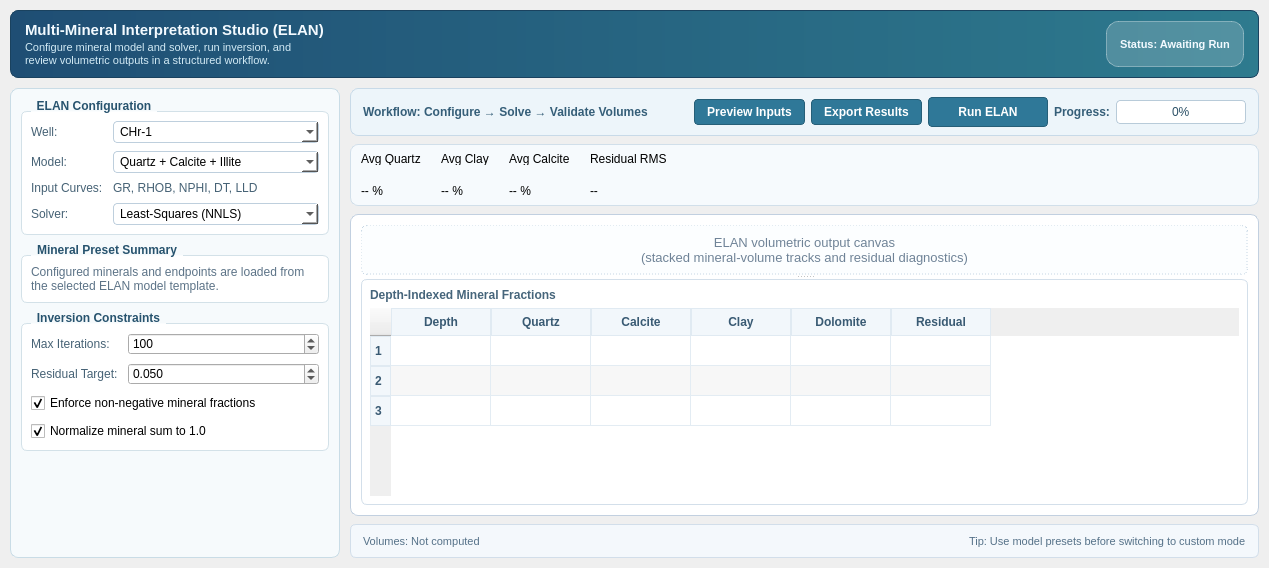
  <widget class="QWidget" name="tabMultiMineral">
   <attribute name="title">
    <string>Multi-Mineral (ELAN)</string>
   </attribute>
   <layout class="QVBoxLayout" name="layoutELAN">
    <property name="spacing">
    <number>10</number>
    </property>
    <property name="leftMargin">
    <number>10</number>
    </property>
    <property name="topMargin">
    <number>10</number>
    </property>
    <property name="rightMargin">
    <number>10</number>
    </property>
    <property name="bottomMargin">
    <number>10</number>
    </property>
    <item>
    <widget class="QFrame" name="frameELANHeader">
     <property name="styleSheet">
      <string>QFrame#frameELANHeader{background:qlineargradient(x1:0,y1:0,x2:1,y2:0,stop:0 #1F4E74,stop:1 #2E7B8E);border:1px solid #1A425F;border-radius:8px;} QLabel{color:#F3FAFF;}</string>
     </property>
     <property name="frameShape">
      <enum>QFrame::StyledPanel</enum>
     </property>
     <layout class="QHBoxLayout" name="layoutELANHeader">
      <property name="leftMargin">
      <number>14</number>
      </property>
      <property name="topMargin">
      <number>10</number>
      </property>
      <property name="rightMargin">
      <number>14</number>
      </property>
      <property name="bottomMargin">
      <number>10</number>
      </property>
      <item>
      <layout class="QVBoxLayout" name="layoutELANHeaderText">
       <property name="spacing">
        <number>2</number>
       </property>
       <item>
        <widget class="QLabel" name="lblELANTitle">
        <property name="styleSheet">
         <string>font-size:15px;font-weight:700;</string>
        </property>
        <property name="text">
         <string>Multi-Mineral Interpretation Studio (ELAN)</string>
        </property>
        </widget>
       </item>
       <item>
        <widget class="QLabel" name="lblELANSubtitle">
        <property name="styleSheet">
         <string>color:#D2EAF5;font-size:11px;</string>
        </property>
        <property name="text">
         <string>Configure mineral model and solver, run inversion, and review volumetric outputs in a structured workflow.</string>
        </property>
        <property name="wordWrap">
         <bool>true</bool>
        </property>
        </widget>
       </item>
      </layout>
      </item>
      <item>
      <spacer name="horizontalSpacerELANHeader">
       <property name="orientation">
        <enum>Qt::Horizontal</enum>
       </property>
       <property name="sizeHint" stdset="0">
        <size>
        <width>40</width>
        <height>20</height>
        </size>
       </property>
      </spacer>
      </item>
      <item>
      <widget class="QLabel" name="lblELANStatus">
       <property name="styleSheet">
        <string>background:rgba(255,255,255,0.18);border:1px solid rgba(255,255,255,0.35);border-radius:12px;padding:4px 10px;font-size:11px;font-weight:600;</string>
       </property>
       <property name="text">
        <string>Status: Awaiting Run</string>
       </property>
      </widget>
      </item>
     </layout>
    </widget>
    </item>
    <item>
    <layout class="QHBoxLayout" name="layoutELANBody">
     <property name="spacing">
      <number>10</number>
     </property>
     <item>
      <widget class="QFrame" name="frameELANSidebar">
      <property name="minimumSize">
       <size>
        <width>330</width>
        <height>0</height>
       </size>
      </property>
      <property name="maximumSize">
       <size>
        <width>390</width>
        <height>16777215</height>
       </size>
      </property>
      <property name="styleSheet">
       <string>QFrame#frameELANSidebar{background:#F6FAFC;border:1px solid #C9DCE6;border-radius:8px;} QGroupBox{font-weight:700;color:#27536E;border:1px solid #D3E1E8;border-radius:6px;margin-top:12px;background:#FFFFFF;} QGroupBox::title{subcontrol-origin:margin;left:10px;padding:0 4px;} QLabel{color:#466275;} QComboBox{background:#FFFFFF;border:1px solid #BECFDD;border-radius:4px;padding:2px 6px;}</string>
      </property>
      <property name="frameShape">
       <enum>QFrame::StyledPanel</enum>
      </property>
      <layout class="QVBoxLayout" name="layoutELANSidebar">
       <property name="leftMargin">
        <number>10</number>
       </property>
       <property name="topMargin">
        <number>10</number>
       </property>
       <property name="rightMargin">
        <number>10</number>
       </property>
       <property name="bottomMargin">
        <number>10</number>
       </property>
       <property name="spacing">
        <number>8</number>
       </property>
       <item>
        <widget class="QGroupBox" name="groupELANParams">
        <property name="title">
         <string>ELAN Configuration</string>
        </property>
        <layout class="QFormLayout" name="formELAN">
         <property name="horizontalSpacing">
          <number>10</number>
         </property>
         <property name="verticalSpacing">
          <number>8</number>
         </property>
         <item row="0" column="0">
          <widget class="QLabel" name="auto_label_053">
          <property name="text">
           <string>Well:</string>
          </property>
          </widget>
         </item>
         <item row="0" column="1">
          <widget class="QComboBox" name="comboELANWell">
          <item>
           <property name="text">
            <string>CHr-1</string>
           </property>
          </item>
          </widget>
         </item>
         <item row="1" column="0">
          <widget class="QLabel" name="auto_label_054">
          <property name="text">
           <string>Model:</string>
          </property>
          </widget>
         </item>
         <item row="1" column="1">
          <widget class="QComboBox" name="comboELANModel">
          <item>
           <property name="text">
            <string>Quartz + Calcite + Illite</string>
           </property>
          </item>
          <item>
           <property name="text">
            <string>Sandstone (3-mineral)</string>
           </property>
          </item>
          <item>
           <property name="text">
            <string>Carbonate (4-mineral)</string>
           </property>
          </item>
          <item>
           <property name="text">
            <string>Custom...</string>
           </property>
          </item>
          </widget>
         </item>
         <item row="2" column="0">
          <widget class="QLabel" name="auto_label_055">
          <property name="text">
           <string>Input Curves:</string>
          </property>
          </widget>
         </item>
         <item row="2" column="1">
          <widget class="QLabel" name="lblELANCurves">
          <property name="text">
           <string>GR, RHOB, NPHI, DT, LLD</string>
          </property>
          <property name="wordWrap">
           <bool>true</bool>
          </property>
          </widget>
         </item>
         <item row="3" column="0">
          <widget class="QLabel" name="auto_label_056">
          <property name="text">
           <string>Solver:</string>
          </property>
          </widget>
         </item>
         <item row="3" column="1">
          <widget class="QComboBox" name="comboELANSolver">
          <item>
           <property name="text">
            <string>Least-Squares (NNLS)</string>
           </property>
          </item>
          <item>
           <property name="text">
            <string>Weighted Inversion</string>
           </property>
          </item>
          </widget>
         </item>
        </layout>
        </widget>
       </item>
       <item>
        <widget class="QGroupBox" name="groupELANMineralPreset">
        <property name="title">
         <string>Mineral Preset Summary</string>
        </property>
        <layout class="QVBoxLayout" name="layoutELANPreset">
         <property name="spacing">
          <number>6</number>
         </property>
         <item>
          <widget class="QLabel" name="lblELANPresetInfo">
          <property name="styleSheet">
           <string>color:#5C7387;font-size:12px;</string>
          </property>
          <property name="text">
           <string>Configured minerals and endpoints are loaded from the selected ELAN model template.</string>
          </property>
          <property name="wordWrap">
           <bool>true</bool>
          </property>
          </widget>
         </item>
        </layout>
        </widget>
       </item>
        <item>
         <widget class="QGroupBox" name="groupELANConstraints">
         <property name="title">
          <string>Inversion Constraints</string>
         </property>
         <layout class="QFormLayout" name="formELANConstraints">
          <property name="horizontalSpacing">
           <number>10</number>
          </property>
          <property name="verticalSpacing">
           <number>8</number>
          </property>
          <item row="0" column="0">
           <widget class="QLabel" name="lblELANMaxIterLabel">
            <property name="text">
             <string>Max Iterations:</string>
            </property>
           </widget>
          </item>
          <item row="0" column="1">
           <widget class="QSpinBox" name="spinELANMaxIterations">
            <property name="minimum">
             <number>10</number>
            </property>
            <property name="maximum">
             <number>500</number>
            </property>
            <property name="singleStep">
             <number>10</number>
            </property>
            <property name="value">
             <number>100</number>
            </property>
           </widget>
          </item>
          <item row="1" column="0">
           <widget class="QLabel" name="lblELANResidualLabel">
            <property name="text">
             <string>Residual Target:</string>
            </property>
           </widget>
          </item>
          <item row="1" column="1">
           <widget class="QDoubleSpinBox" name="doubleELANResidualTarget">
            <property name="decimals">
             <number>3</number>
            </property>
            <property name="minimum">
             <double>0.001000000000000</double>
            </property>
            <property name="maximum">
             <double>1.000000000000000</double>
            </property>
            <property name="singleStep">
             <double>0.005000000000000</double>
            </property>
            <property name="value">
             <double>0.050000000000000</double>
            </property>
           </widget>
          </item>
          <item row="2" column="0" colspan="2">
           <widget class="QCheckBox" name="checkELANNonNegative">
            <property name="text">
             <string>Enforce non-negative mineral fractions</string>
            </property>
            <property name="checked">
             <bool>true</bool>
            </property>
           </widget>
          </item>
          <item row="3" column="0" colspan="2">
           <widget class="QCheckBox" name="checkELANNormToOne">
            <property name="text">
             <string>Normalize mineral sum to 1.0</string>
            </property>
            <property name="checked">
             <bool>true</bool>
            </property>
           </widget>
          </item>
         </layout>
         </widget>
        </item>
       <item>
        <spacer name="verticalSpacerELANSidebarBottom">
        <property name="orientation">
         <enum>Qt::Vertical</enum>
        </property>
        <property name="sizeHint" stdset="0">
         <size>
          <width>20</width>
          <height>40</height>
         </size>
        </property>
        </spacer>
       </item>
      </layout>
      </widget>
     </item>
     <item>
      <layout class="QVBoxLayout" name="layoutELANRightPane">
      <property name="spacing">
       <number>8</number>
      </property>
      <item>
       <widget class="QFrame" name="frameELANActionBar">
        <property name="styleSheet">
        <string>QFrame#frameELANActionBar{background:#EDF5FA;border:1px solid #C8DAE8;border-radius:8px;} QLabel{font-weight:600;color:#355E78;} QPushButton{background:#2F7898;color:#FFFFFF;border:1px solid #265F78;border-radius:4px;padding:5px 12px;font-weight:600;} QPushButton:hover{background:#3988AB;} QProgressBar{border:1px solid #B8CBD9;border-radius:4px;text-align:center;background:#FFFFFF;color:#2B5066;} QProgressBar::chunk{background:#2E7A95;border-radius:3px;}</string>
        </property>
        <layout class="QHBoxLayout" name="layoutELANActionBar">
        <property name="leftMargin">
         <number>12</number>
        </property>
        <property name="topMargin">
         <number>8</number>
        </property>
        <property name="rightMargin">
         <number>12</number>
        </property>
        <property name="bottomMargin">
         <number>8</number>
        </property>
        <item>
         <widget class="QLabel" name="lblELANWorkflow">
          <property name="text">
          <string>Workflow: Configure → Solve → Validate Volumes</string>
          </property>
         </widget>
        </item>
        <item>
         <spacer name="horizontalSpacerELANActionBar">
          <property name="orientation">
          <enum>Qt::Horizontal</enum>
          </property>
          <property name="sizeHint" stdset="0">
          <size>
           <width>40</width>
           <height>20</height>
          </size>
          </property>
         </spacer>
        </item>
        <item>
         <widget class="QPushButton" name="btnELANPreview">
          <property name="text">
          <string>Preview Inputs</string>
          </property>
         </widget>
        </item>
        <item>
         <widget class="QPushButton" name="btnELANExport">
          <property name="text">
           <string>Export Results</string>
          </property>
         </widget>
        </item>
        <item>
         <widget class="QPushButton" name="btnELANRun">
          <property name="minimumSize">
          <size>
           <width>120</width>
           <height>30</height>
          </size>
          </property>
          <property name="text">
          <string>Run ELAN</string>
          </property>
         </widget>
        </item>
        <item>
         <widget class="QLabel" name="lblELANProgressLabel">
          <property name="text">
           <string>Progress:</string>
          </property>
         </widget>
        </item>
        <item>
         <widget class="QProgressBar" name="progressELANRun">
          <property name="minimumSize">
           <size>
            <width>130</width>
            <height>0</height>
           </size>
          </property>
          <property name="value">
           <number>0</number>
          </property>
          <property name="textVisible">
           <bool>true</bool>
          </property>
         </widget>
        </item>
        </layout>
       </widget>
      </item>
      <item>
       <widget class="QFrame" name="frameELANKPIs">
        <property name="minimumSize">
         <size>
          <width>0</width>
          <height>62</height>
         </size>
        </property>
        <property name="maximumSize">
         <size>
          <width>16777215</width>
          <height>62</height>
         </size>
        </property>
        <property name="styleSheet">
         <string>QFrame#frameELANKPIs{background:#F6FAFD;border:1px solid #D1DFEA;border-radius:8px;} QLabel#lblELANKPITitle{color:#56748A;font-size:11px;font-weight:600;} QLabel#lblELANKPIValue{color:#244B63;font-size:14px;font-weight:700;}</string>
        </property>
        <layout class="QHBoxLayout" name="layoutELANKPIs">
         <property name="leftMargin">
          <number>10</number>
         </property>
         <property name="topMargin">
          <number>8</number>
         </property>
         <property name="rightMargin">
          <number>10</number>
         </property>
         <property name="bottomMargin">
          <number>8</number>
         </property>
         <property name="spacing">
          <number>20</number>
         </property>
         <item>
          <layout class="QVBoxLayout" name="layoutELANKPI1">
           <item>
            <widget class="QLabel" name="lblELANKPI1Title">
             <property name="objectName">
              <string notr="true">lblELANKPITitle</string>
             </property>
             <property name="text">
              <string>Avg Quartz</string>
             </property>
            </widget>
           </item>
           <item>
            <widget class="QLabel" name="lblELANKPI1Value">
             <property name="objectName">
              <string notr="true">lblELANKPIValue</string>
             </property>
             <property name="text">
              <string>-- %</string>
             </property>
            </widget>
           </item>
          </layout>
         </item>
         <item>
          <layout class="QVBoxLayout" name="layoutELANKPI2">
           <item>
            <widget class="QLabel" name="lblELANKPI2Title">
             <property name="objectName">
              <string notr="true">lblELANKPITitle</string>
             </property>
             <property name="text">
              <string>Avg Clay</string>
             </property>
            </widget>
           </item>
           <item>
            <widget class="QLabel" name="lblELANKPI2Value">
             <property name="objectName">
              <string notr="true">lblELANKPIValue</string>
             </property>
             <property name="text">
              <string>-- %</string>
             </property>
            </widget>
           </item>
          </layout>
         </item>
         <item>
          <layout class="QVBoxLayout" name="layoutELANKPI3">
           <item>
            <widget class="QLabel" name="lblELANKPI3Title">
             <property name="objectName">
              <string notr="true">lblELANKPITitle</string>
             </property>
             <property name="text">
              <string>Avg Calcite</string>
             </property>
            </widget>
           </item>
           <item>
            <widget class="QLabel" name="lblELANKPI3Value">
             <property name="objectName">
              <string notr="true">lblELANKPIValue</string>
             </property>
             <property name="text">
              <string>-- %</string>
             </property>
            </widget>
           </item>
          </layout>
         </item>
         <item>
          <layout class="QVBoxLayout" name="layoutELANKPI4">
           <item>
            <widget class="QLabel" name="lblELANKPI4Title">
             <property name="objectName">
              <string notr="true">lblELANKPITitle</string>
             </property>
             <property name="text">
              <string>Residual RMS</string>
             </property>
            </widget>
           </item>
           <item>
            <widget class="QLabel" name="lblELANKPI4Value">
             <property name="objectName">
              <string notr="true">lblELANKPIValue</string>
             </property>
             <property name="text">
              <string>--</string>
             </property>
            </widget>
           </item>
          </layout>
         </item>
         <item>
          <spacer name="horizontalSpacerELANKPIs">
           <property name="orientation">
            <enum>Qt::Horizontal</enum>
           </property>
           <property name="sizeHint" stdset="0">
            <size>
             <width>40</width>
             <height>20</height>
            </size>
           </property>
          </spacer>
         </item>
        </layout>
       </widget>
      </item>
      <item>
       <widget class="QFrame" name="frameELANCanvas">
        <property name="styleSheet">
        <string>QFrame#frameELANCanvas{background:#FFFFFF;border:1px solid #C2D0E0;border-radius:8px;} QLabel{color:#6F8397;font-size:13px;}</string>
        </property>
        <property name="frameShape">
        <enum>QFrame::StyledPanel</enum>
        </property>
        <property name="frameShadow">
        <enum>QFrame::Sunken</enum>
        </property>
        <layout class="QVBoxLayout" name="layoutELANCanvas">
        <property name="leftMargin">
         <number>10</number>
        </property>
        <property name="topMargin">
         <number>10</number>
        </property>
        <property name="rightMargin">
         <number>10</number>
        </property>
        <property name="bottomMargin">
         <number>10</number>
        </property>
        <item>
         <widget class="QSplitter" name="splitterELANResults">
          <property name="orientation">
           <enum>Qt::Vertical</enum>
          </property>
          <widget class="QFrame" name="frameELANTrackPlaceholder">
           <property name="styleSheet">
            <string>QFrame#frameELANTrackPlaceholder{background:#FCFEFF;border:1px dashed #C7D7E4;border-radius:6px;}</string>
           </property>
           <layout class="QVBoxLayout" name="layoutELANTrackPlaceholder">
            <item>
             <widget class="QLabel" name="lblELANPlaceholder">
              <property name="text">
               <string>ELAN volumetric output canvas
(stacked mineral-volume tracks and residual diagnostics)</string>
              </property>
              <property name="alignment">
               <set>Qt::AlignCenter</set>
              </property>
             </widget>
            </item>
           </layout>
          </widget>
          <widget class="QFrame" name="frameELANResultsTable">
           <property name="styleSheet">
            <string>QFrame#frameELANResultsTable{background:#FFFFFF;border:1px solid #D3DFEA;border-radius:6px;} QTableWidget{border:0;gridline-color:#E3ECF3;background:#FFFFFF;} QHeaderView::section{background:#F2F7FB;color:#395A73;padding:4px;border:1px solid #E0EAF2;font-weight:600;}</string>
           </property>
           <layout class="QVBoxLayout" name="layoutELANResultsTable">
            <property name="leftMargin">
             <number>8</number>
            </property>
            <property name="topMargin">
             <number>8</number>
            </property>
            <property name="rightMargin">
             <number>8</number>
            </property>
            <property name="bottomMargin">
             <number>8</number>
            </property>
            <item>
             <widget class="QLabel" name="lblELANTableTitle">
              <property name="styleSheet">
               <string>color:#46657B;font-size:12px;font-weight:700;</string>
              </property>
              <property name="text">
               <string>Depth-Indexed Mineral Fractions</string>
              </property>
             </widget>
            </item>
            <item>
             <widget class="QTableWidget" name="tableELANResults">
              <property name="alternatingRowColors">
               <bool>true</bool>
              </property>
              <property name="columnCount">
               <number>6</number>
              </property>
              <property name="rowCount">
               <number>3</number>
              </property>
              <column>
               <property name="text">
                <string>Depth</string>
               </property>
              </column>
              <column>
               <property name="text">
                <string>Quartz</string>
               </property>
              </column>
              <column>
               <property name="text">
                <string>Calcite</string>
               </property>
              </column>
              <column>
               <property name="text">
                <string>Clay</string>
               </property>
              </column>
              <column>
               <property name="text">
                <string>Dolomite</string>
               </property>
              </column>
              <column>
               <property name="text">
                <string>Residual</string>
               </property>
              </column>
             </widget>
            </item>
           </layout>
          </widget>
         </widget>
        </item>
        </layout>
       </widget>
      </item>
      <item>
       <widget class="QFrame" name="frameELANFooterStatus">
        <property name="minimumSize">
        <size>
         <width>0</width>
         <height>34</height>
        </size>
        </property>
        <property name="maximumSize">
        <size>
         <width>16777215</width>
         <height>34</height>
        </size>
        </property>
        <property name="styleSheet">
        <string>QFrame#frameELANFooterStatus{background:#F4F8FC;border:1px solid #D2DEEA;border-radius:6px;} QLabel{color:#557188;font-size:11px;}</string>
        </property>
        <layout class="QHBoxLayout" name="layoutELANFooterStatus">
        <property name="leftMargin">
         <number>12</number>
        </property>
        <property name="topMargin">
         <number>6</number>
        </property>
        <property name="rightMargin">
         <number>12</number>
        </property>
        <property name="bottomMargin">
         <number>6</number>
        </property>
        <item>
         <widget class="QLabel" name="lblELANStatusLeft">
          <property name="text">
          <string>Volumes: Not computed</string>
          </property>
         </widget>
        </item>
        <item>
         <spacer name="horizontalSpacerELANFooterStatus">
          <property name="orientation">
          <enum>Qt::Horizontal</enum>
          </property>
          <property name="sizeHint" stdset="0">
          <size>
           <width>40</width>
           <height>20</height>
          </size>
          </property>
         </spacer>
        </item>
        <item>
         <widget class="QLabel" name="lblELANStatusRight">
          <property name="text">
          <string>Tip: Use model presets before switching to custom mode</string>
          </property>
         </widget>
        </item>
        </layout>
       </widget>
      </item>
      </layout>
     </item>
    </layout>
    </item>
   </layout>
  </widget>
